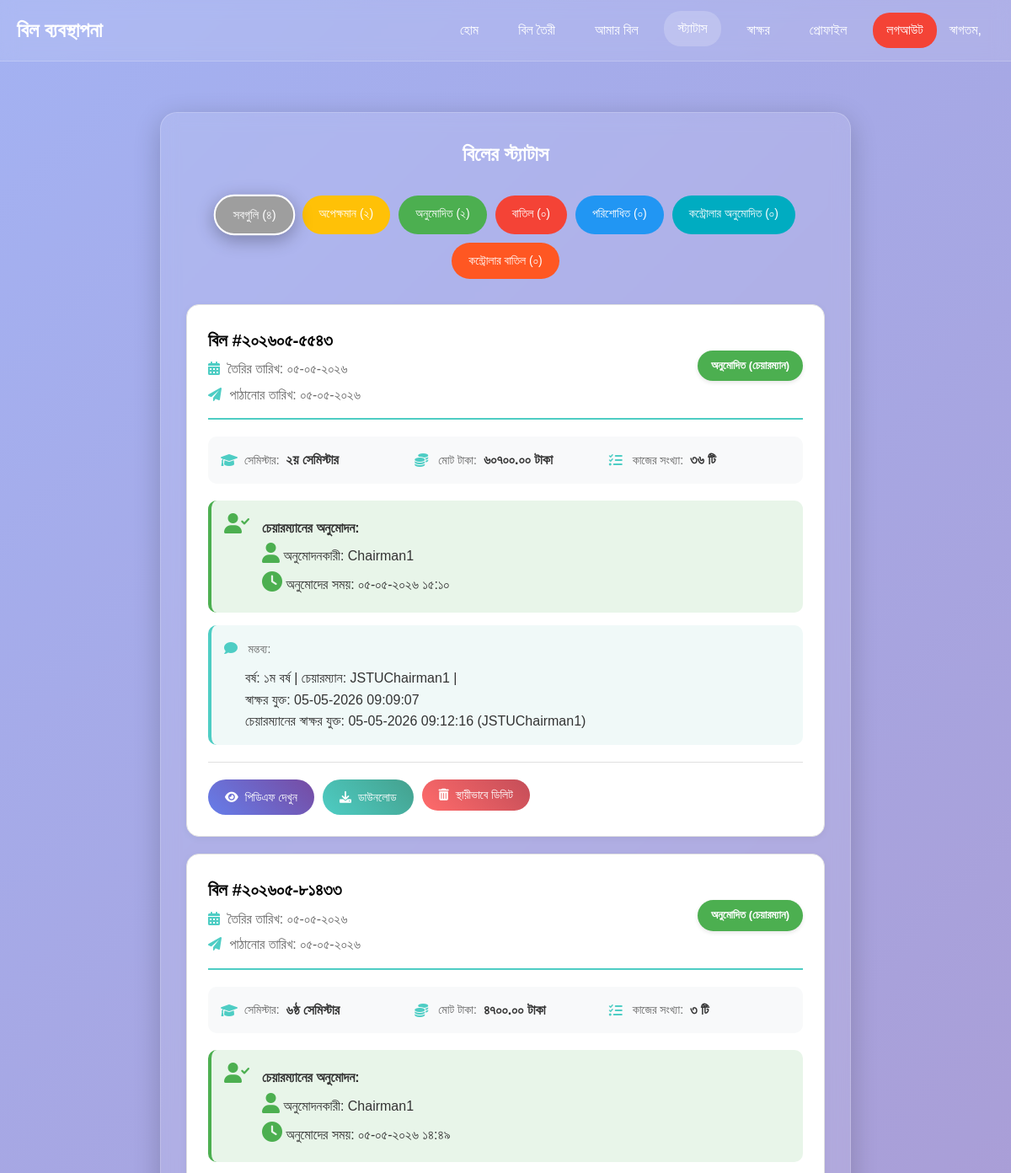
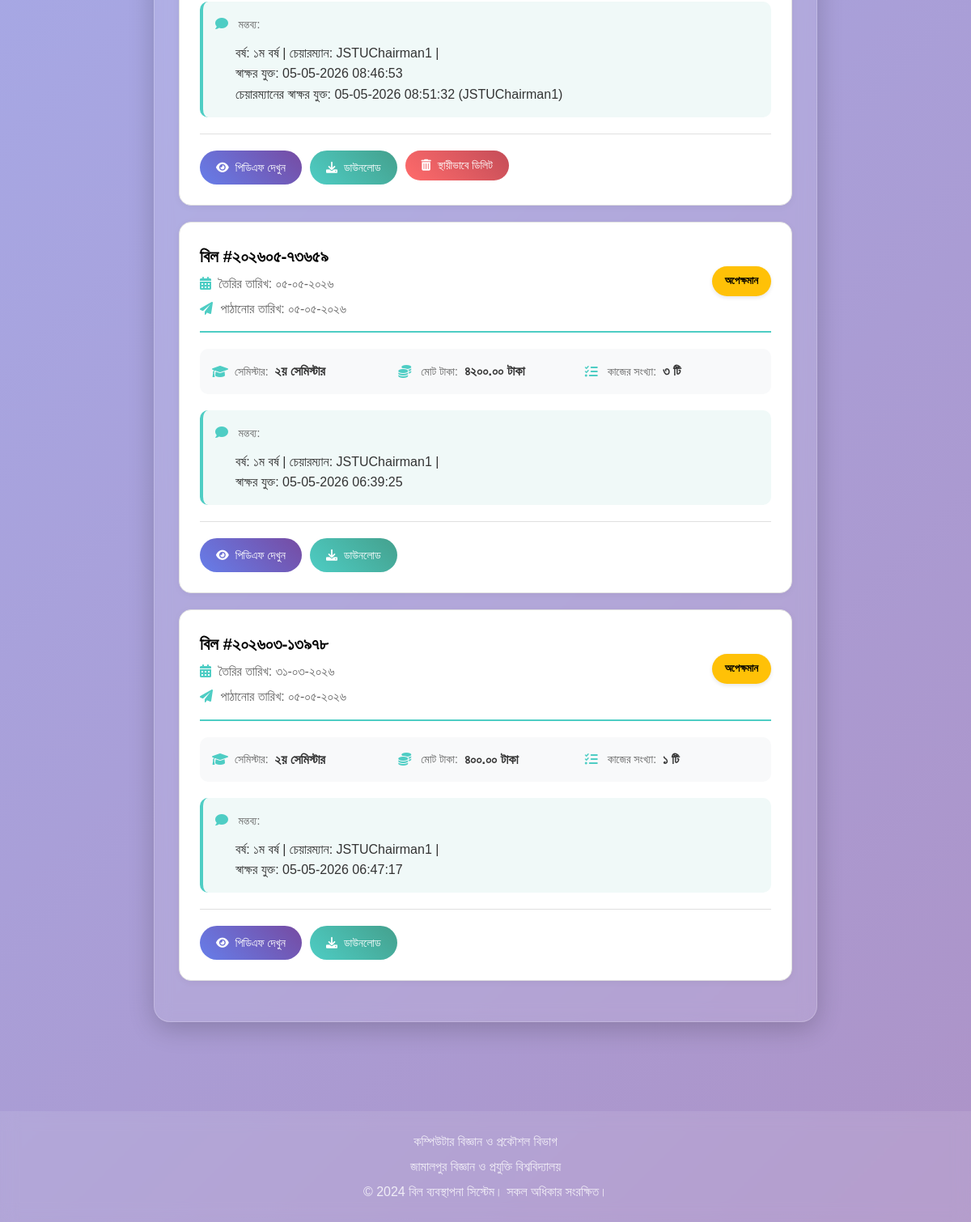
The page /bill-status/ (signed in) on the database as committed earlier (2 pictures, top to bottom).
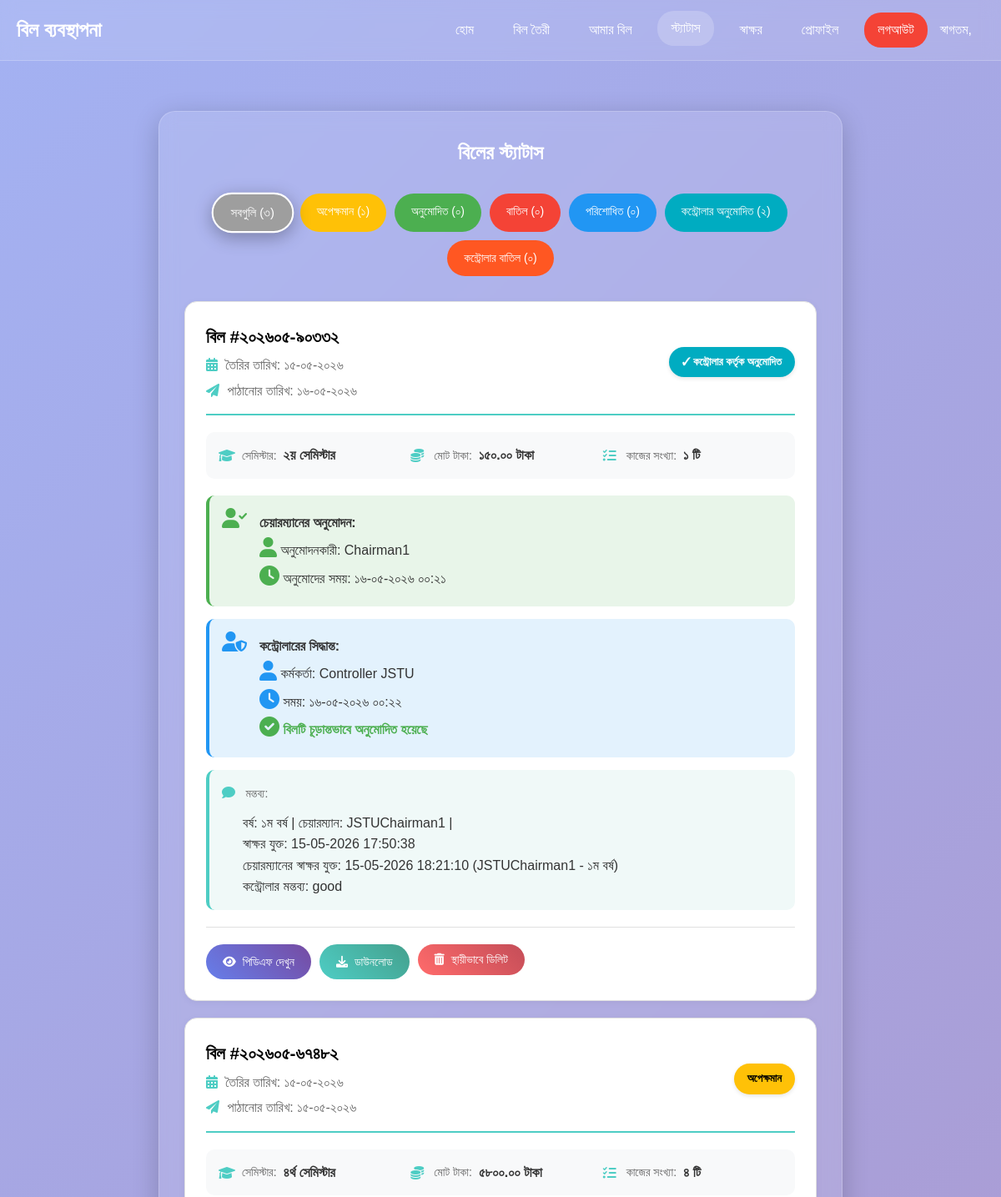
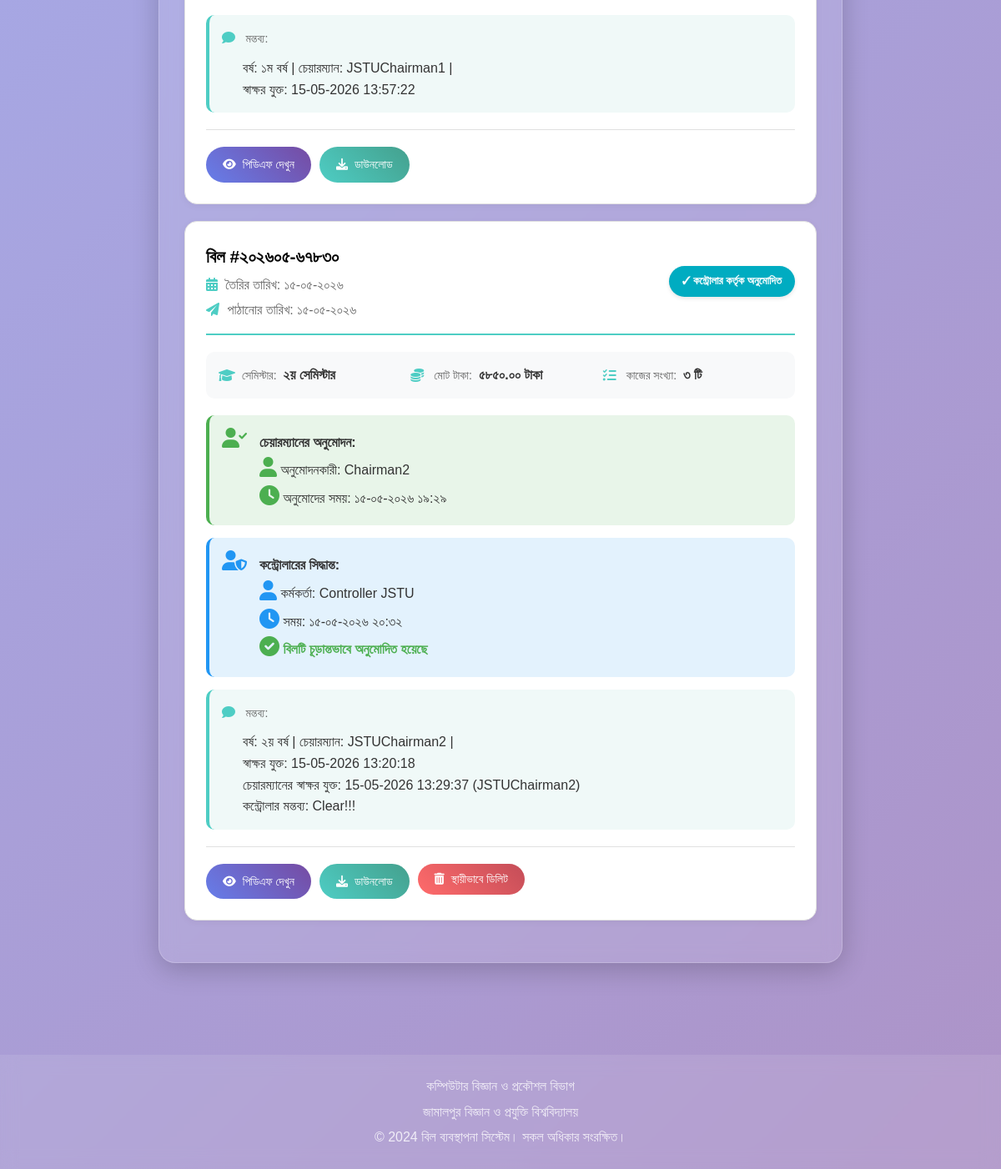
The same page on the database as committed later (2 pictures, top to bottom).
### core/models.py (models this page shows, shortened)
class Bill(models.Model):
    DEGREE_CHOICES = [
        ('honors', 'অনার্স'),
        ('masters', 'মাস্টার্স'),
    ]
    BANK_CHOICES = [
        ('জনতা ব্যাংক', 'জনতা ব্যাংক'),
        ('ডাচ বাংলা ব্যাংক', 'ডাচ বাংলা ব্যাংক'),
        ('সোনালী ব্যাংক', 'সোনালী ব্যাংক'),
        ('ইসলামী ব্যাংক', 'ইসলামী ব্যাংক'),
    ]
    bank_name = models.CharField(max_length=50, choices=BANK_CHOICES, blank=True, null=True,
                                 verbose_name='ব্যাংকের নাম')
    bank_branch = models.CharField(max_length=100, blank=True, null=True, verbose_name='শাখা')
    account_number = models.CharField(max_length=50, blank=True, null=True, verbose_name='একাউন্ট নাম্বার')
    routing_number = models.CharField(max_length=50, blank=True, null=True, verbose_name='রাউটিং নাম্বার')
    SEMESTER_CHOICES = [
        ('১ম সেমিস্টার', '১ম সেমিস্টার'),
        ('২য় সেমিস্টার', '২য় সেমিস্টার'),
        ('৩য় সেমিস্টার', '৩য় সেমিস্টার'),
        ('৪র্থ সেমিস্টার', '৪র্থ সেমিস্টার'),
        ('৫ম সেমিস্টার', '৫ম সেমিস্টার'),
        ('৬ষ্ঠ সেমিস্টার', '৬ষ্ঠ সেমিস্টার'),
        ('৭ম সেমিস্টার', '৭ম সেমিস্টার'),
        ('৮ম সেমিস্টার', '৮ম সেমিস্টার'),
        ('মাস্টার্স', 'মাস্টার্স')
    ]
    STATUS_CHOICES = [
        ('draft', 'Draft'),
        ('pending', 'Pending'),
        ('approved', 'Approved'),
        ('rejected', 'Rejected'),
        ('paid', 'Paid'),
        ('sent_to_controller', 'Sent to Controller'),
        ('approved_by_controller', 'Approved by Controller'),
        ('rejected_by_controller', 'Rejected by Controller'),
    ]
    bill_number = models.CharField(max_length=50, unique=True, verbose_name='বিল নম্বর')
    voucher_number = models.CharField(max_length=50, unique=True, verbose_name='ভাউচার নম্বর')
    user = models.ForeignKey(User, on_delete=models.CASCADE, verbose_name='ব্যবহারকারী')
    semester = models.CharField(max_length=20, choices=SEMESTER_CHOICES, verbose_name='সেমিস্টার')
    department = models.CharField(max_length=100, default='কম্পিউটার বিজ্ঞান এবং প্রকৌশল', verbose_name='বিভাগ')
    bangla_date = models.CharField(max_length=50, verbose_name='বাংলা তারিখ')
    total_amount = models.DecimalField(max_digits=10, decimal_places=2, default=0, verbose_name='মোট টাকা')
    status = models.CharField(
        max_length=30,  # Changed from 20 to 30
        choices=STATUS_CHOICES,
        default='pending',
        verbose_name='স্ট্যাটাস'
    )
    approved_by = models.ForeignKey(
        User,
        on_delete=models.SET_NULL,
        null=True,
        blank=True,
        related_name='approved_bills',
        verbose_name='অনুমোদনকারী'
    )
    approved_at = models.DateTimeField(null=True, blank=True, verbose_name='অনুমোদনের সময়')
    remarks = models.TextField(blank=True, null=True, verbose_name='মন্তব্য')
    created_at = models.DateTimeField(auto_now_add=True)
    updated_at = models.DateTimeField(auto_now=True)
    is_hidden_from_chairman = models.BooleanField(default=False, verbose_name='চেয়ারম্যানের কাছে লুকানো')
    sent_at = models.DateTimeField(null=True, blank=True, verbose_name='পাঠানোর সময়')
    degree_type = models.CharField(max_length=10, choices=DEGREE_CHOICES, default='honors', verbose_name='ডিগ্রির ধরণ')
    user_signature_added = models.BooleanField(default=False, verbose_name='ব্যবহারকারীর স্বাক্ষর যুক্ত হয়েছে')
    chairman_signature_added = models.BooleanField(default=False, verbose_name='চেয়ারম্যানের স্বাক্ষর যুক্ত হয়েছে')
    sent_to_controller_at = models.DateTimeField(null=True, blank=True, verbose_name='কন্ট্রোলে পাঠানোর সময়')
    controller_approved_at = models.DateTimeField(null=True, blank=True, verbose_name='কন্ট্রোলার অনুমোদনের সময়')
    controller_approved_by = models.ForeignKey(
        User,
        on_delete=models.SET_NULL,
        null=True,
        blank=True,
        related_name='controller_approved_bills',
        verbose_name='কন্ট্রোলার অনুমোদনকারী'
    )
    class Meta:
        ordering = ['-created_at']
        verbose_name = 'বিল'
        verbose_name_plural = 'বিলগুলি'

### core/views.py (the view)
# urls.py: path('bill-status/', views.bill_status, name='bill_status'),
@login_required
def bill_status(request):
    if request.user.profile.user_type in ['চেয়ারম্যান', 'অফিস সহকারী', 'কন্ট্রোলার']:
        bills_list = Bill.objects.exclude(status='draft').exclude(is_hidden_from_chairman=True).order_by('-created_at')
    else:
        bills_list = Bill.objects.filter(user=request.user).exclude(status='draft').order_by('-created_at')
    if request.user.profile.user_type in ['চেয়ারম্যান', 'অফিস সহকারী', 'কন্ট্রোলার']:
        pending_count = Bill.objects.exclude(is_hidden_from_chairman=True).filter(status='pending').count()
        approved_count = Bill.objects.exclude(is_hidden_from_chairman=True).filter(status='approved').count()
        rejected_count = Bill.objects.exclude(is_hidden_from_chairman=True).filter(status='rejected').count()
        paid_count = Bill.objects.exclude(is_hidden_from_chairman=True).filter(status='paid').count()
        approved_by_controller_count = Bill.objects.exclude(is_hidden_from_chairman=True).filter(status='approved_by_controller').count()
        rejected_by_controller_count = Bill.objects.exclude(is_hidden_from_chairman=True).filter(status='rejected_by_controller').count()
    else:
        pending_count = Bill.objects.filter(user=request.user, status='pending').count()
        approved_count = Bill.objects.filter(user=request.user, status='approved').count()
        rejected_count = Bill.objects.filter(user=request.user, status='rejected').count()
        paid_count = Bill.objects.filter(user=request.user, status='paid').count()
        approved_by_controller_count = Bill.objects.filter(user=request.user, status='approved_by_controller').count()
        rejected_by_controller_count = Bill.objects.filter(user=request.user, status='rejected_by_controller').count()
    status_filter = request.GET.get('status', '')
    if status_filter:
        bills_list = bills_list.filter(status=status_filter)
    paginator = Paginator(bills_list, 10)
    page_number = request.GET.get('page')
    page_obj = paginator.get_page(page_number)
    context = {
        'bills': page_obj,
        'pending_count': pending_count,
        'approved_count': approved_count,
        'rejected_count': rejected_count,
        'paid_count': paid_count,
        'approved_by_controller_count': approved_by_controller_count,
        'rejected_by_controller_count': rejected_by_controller_count,
        'current_filter': status_filter,
    }
    return render(request, 'core/status.html', context)

### core/templatetags/bangla_number.py (called while the page is built)
@register.filter
def bangla_number(value):
    try:
        return str(value).translate(english_to_bangla_digits)
    except Exception:
        return value

### templates/core/status.html (shortened to what the changed rows need)
{% extends 'base.html' %}
{% load static %}
{% load bangla_number %}
{% block content %}
<div class="container">
    <div class="glass-card">
        <h2 style="text-align: center; color: white; margin-bottom: 30px;">বিলের স্ট্যাটাস</h2>
        <div class="status-filter">
            <a href="{% url 'bill_status' %}" class="filter-btn {% if not request.GET.status %}active{% endif %}" style="background: #9E9E9E;">সবগুলি ({{ pending_count|add:approved_count|add:rejected_count|add:paid_count|add:approved_by_controller_count|add:rejected_by_controller_count|bangla_number }})</a>
            <a href="?status=pending" class="filter-btn {% if request.GET.status == 'pending' %}active{% endif %}" style="background: #FFC107;">অপেক্ষমান ({{ pending_count|bangla_number }})</a>
            <a href="?status=approved" class="filter-btn {% if request.GET.status == 'approved' %}active{% endif %}" style="background: #4CAF50;">অনুমোদিত ({{ approved_count|bangla_number }})</a>
            <a href="?status=rejected" class="filter-btn {% if request.GET.status == 'rejected' %}active{% endif %}" style="background: #F44336;">বাতিল ({{ rejected_count|bangla_number }})</a>
            <a href="?status=paid" class="filter-btn {% if request.GET.status == 'paid' %}active{% endif %}" style="background: #2196F3;">পরিশোধিত ({{ paid_count|bangla_number }})</a>
            <a href="?status=approved_by_controller" class="filter-btn {% if request.GET.status == 'approved_by_controller' %}active{% endif %}" style="background: #00ACC1;">কন্ট্রোলার অনুমোদিত ({{ approved_by_controller_count|default:0|bangla_number }})</a>
            <a href="?status=rejected_by_controller" class="filter-btn {% if request.GET.status == 'rejected_by_controller' %}active{% endif %}" style="background: #FF5722;">কন্ট্রোলার বাতিল ({{ rejected_by_controller_count|default:0|bangla_number }})</a>
        </div>
        <div id="bills-container">
            {% for bill in bills %}
            <div class="status-card" data-status="{{ bill.status }}">
                <div class="status-header">
                    <div>
                        <h3 style="color: #000000; margin: 0;">বিল #{{ bill.bill_number|bangla_number }}</h3>
                        <p style="color: #666; margin: 5px 0 0 0;">
                            <i class="fas fa-calendar-alt"></i> তৈরির তারিখ: {{ bill.created_at|date:"d-m-Y"|bangla_number }}
                        </p>
                        {% if bill.sent_at %}
                        <p style="color: #666; margin: 5px 0 0 0;">
                            <i class="fas fa-paper-plane"></i> পাঠানোর তারিখ: {{ bill.sent_at|date:"d-m-Y"|bangla_number }}
                        </p>
                        {% endif %}
                    </div>
                    <span class="status-badge status-{{ bill.status }}">
                        {% if bill.status == 'pending' %}অপেক্ষমান
                        {% elif bill.status == 'approved' %}অনুমোদিত (চেয়ারম্যান)
                        {% elif bill.status == 'rejected' %}বাতিল (চেয়ারম্যান)
                        {% elif bill.status == 'paid' %}পরিশোধিত
                        {% elif bill.status == 'draft' %}খসড়া
                        {% elif bill.status == 'sent_to_controller' %}কন্ট্রোলারে প্রেরিত
                        {% elif bill.status == 'approved_by_controller' %}✓ কন্ট্রোলার কর্তৃক অনুমোদিত
                        {% elif bill.status == 'rejected_by_controller' %}✗ কন্ট্রোলার কর্তৃক বাতিল
                        {% endif %}
                    </span>
                </div>
                <div class="bill-details-grid">
                    <div class="detail-item">
                        <i class="fas fa-graduation-cap"></i>
                        <span class="detail-label">সেমিস্টার:</span>
                        <span class="detail-value">{{ bill.semester }}</span>
                    </div>
                    <div class="detail-item">
                        <i class="fas fa-coins"></i>
                        <span class="detail-label">মোট টাকা:</span>
                        <span class="detail-value">{{ bill.total_amount|bangla_number }} টাকা</span>
                    </div>
                    <div class="detail-item">
                        <i class="fas fa-tasks"></i>
                        <span class="detail-label">কাজের সংখ্যা:</span>
                        <span class="detail-value">{{ bill.tasks.count|bangla_number }} টি</span>
                    </div>
                </div>
                {% if bill.approved_by %}
                <div class="approval-info chairman-approval">
                    <i class="fas fa-user-check"></i>
                    <div>
                        <p><strong>চেয়ারম্যানের অনুমোদন:</strong></p>
                        <p><i class="fas fa-user"></i> অনুমোদনকারী: {{ bill.approved_by.get_full_name|default:bill.approved_by.username }}</p>
                        <p><i class="fas fa-clock"></i> অনুমোদের সময়: {{ bill.approved_at|date:"d-m-Y H:i"|bangla_number }}</p>
                    </div>
                </div>
                {% endif %}
                {% if bill.controller_approved_by %}
                <div class="approval-info controller-approval">
                    <i class="fas fa-user-shield"></i>
                    <div>
                        <p><strong>কন্ট্রোলারের সিদ্ধান্ত:</strong></p>
                        <p><i class="fas fa-user"></i> কর্মকর্তা: {{ bill.controller_approved_by.get_full_name|default:bill.controller_approved_by.username }}</p>
                        <p><i class="fas fa-clock"></i> সময়: {{ bill.controller_approved_at|date:"d-m-Y H:i"|bangla_number }}</p>
                        {% if bill.status == 'approved_by_controller' %}
                        <p><i class="fas fa-check-circle" style="color: #4CAF50;"></i> <strong style="color: #4CAF50;">বিলটি চূড়ান্তভাবে অনুমোদিত হয়েছে</strong></p>
                        {% elif bill.status == 'rejected_by_controller' %}
                        <p><i class="fas fa-times-circle" style="color: #F44336;"></i> <strong style="color: #F44336;">বিলটি চূড়ান্তভাবে বাতিল করা হয়েছে</strong></p>
                        {% endif %}
                    </div>
                </div>
                {% endif %}
                {% if bill.remarks %}
                <div class="remarks-section">
                    <i class="fas fa-comment"></i>
                    <span class="detail-label">মন্তব্য:</span>
                    <p>{{ bill.remarks|linebreaksbr }}</p>
                </div>
                {% endif %}
                <div class="status-actions">
                    <a href="{% url 'view_bill_pdf' bill.id %}" class="btn btn-view" target="_blank">
                        <i class="fas fa-eye"></i> পিডিএফ দেখুন
                    </a>
                    <a href="{% url 'download_bill' bill.id %}" class="btn btn-download">
                        <i class="fas fa-download"></i> ডাউনলোড
                    </a>
                    {% if request.user == bill.user %}
                        {% if bill.status == 'rejected' or bill.status == 'approved' or bill.status == 'rejected_by_controller' or bill.status == 'approved_by_controller' %}
                        <form method="post" action="{% url 'delete_bill' bill.id %}" style="display: inline;"
                              onsubmit="return confirmDeleteBill('{{ bill.bill_number }}', '{{ bill.status }}');">
                            <button type="submit" class="btn btn-delete">
                                <i class="fas fa-trash-alt"></i> স্থায়ীভাবে ডিলিট
                            </button>
                        </form>
                        {% endif %}
                    {% endif %}
                </div>
            </div>
            {% endfor %}
        </div>
    </div>
</div>
<link rel="stylesheet" href="https://cdnjs.cloudflare.com/ajax/libs/font-awesome/6.0.0/css/all.min.css">
{% endblock %}

Rows that differ between the two databases and show on the page:
removed Bill: bill_number|bangla_number "২০২৬০৫-৫৫৪৩", created_at|bangla_number "০৫-০৫-২০২৬", sent_at|bangla_number "০৫-০৫-২০২৬", status "অনুমোদিত (চেয়ারম্যান)", semester "২য় সেমিস্টার", total_amount|bangla_number "৬০৭০০.০০", tasks.count|bangla_number "৩৬", approved_by.get_full_name "Chairman1", approved_at|bangla_number "০৫-০৫-২০২৬ ১৫:১০", remarks "বর্ষ: ১ম বর্ষ | চেয়ারম্যান: JSTUChairman1 | স্বাক্ষর যুক্ত: 05-05-2026 09:09:07 চেয়ারম্যানের স্বাক্ষর যুক্ত: 05-05-2026 09:12:16 (JSTUChairman1)"
removed Bill: bill_number|bangla_number "২০২৬০৫-৮১৪৩৩", created_at|bangla_number "০৫-০৫-২০২৬", sent_at|bangla_number "০৫-০৫-২০২৬", status "অনুমোদিত (চেয়ারম্যান)", semester "৬ষ্ঠ সেমিস্টার", total_amount|bangla_number "৪৭০০.০০", tasks.count|bangla_number "৩", approved_by.get_full_name "Chairman1", approved_at|bangla_number "০৫-০৫-২০২৬ ১৪:৪৯", remarks "বর্ষ: ১ম বর্ষ | চেয়ারম্যান: JSTUChairman1 | স্বাক্ষর যুক্ত: 05-05-2026 08:46:53 চেয়ারম্যানের স্বাক্ষর যুক্ত: 05-05-2026 08:51:32 (JSTUChairman1)"
removed Bill: bill_number|bangla_number "২০২৬০৫-৭৩৬৫৯", created_at|bangla_number "০৫-০৫-২০২৬", sent_at|bangla_number "০৫-০৫-২০২৬", status "অপেক্ষমান", semester "২য় সেমিস্টার", total_amount|bangla_number "৪২০০.০০", tasks.count|bangla_number "৩", remarks "বর্ষ: ১ম বর্ষ | চেয়ারম্যান: JSTUChairman1 | স্বাক্ষর যুক্ত: 05-05-2026 06:39:25"
removed Bill: bill_number|bangla_number "২০২৬০৩-১৩৯৭৮", created_at|bangla_number "৩১-০৩-২০২৬", sent_at|bangla_number "০৫-০৫-২০২৬", status "অপেক্ষমান", semester "২য় সেমিস্টার", total_amount|bangla_number "৪০০.০০", tasks.count|bangla_number "১", remarks "বর্ষ: ১ম বর্ষ | চেয়ারম্যান: JSTUChairman1 | স্বাক্ষর যুক্ত: 05-05-2026 06:47:17"
added Bill: bill_number|bangla_number "২০২৬০৫-৯০৩৩২", created_at|bangla_number "১৫-০৫-২০২৬", sent_at|bangla_number "১৬-০৫-২০২৬", shows "✓ কন্ট্রোলার কর্তৃক অনুমোদিত", semester "২য় সেমিস্টার", total_amount|bangla_number "১৫০.০০", tasks.count|bangla_number "১", approved_by.get_full_name "Chairman1", approved_at|bangla_number "১৬-০৫-২০২৬ ০০:২১", controller_approved_by.get_full_name "Controller JSTU", controller_approved_at|bangla_number "১৬-০৫-২০২৬ ০০:২২", shows "বিলটি চূড়ান্তভাবে অনুমোদিত হয়েছে", remarks "বর্ষ: ১ম বর্ষ | চেয়ারম্যান: JSTUChairman1 | স্বাক্ষর যুক্ত: 15-05-2026 17:50:38 চেয়ারম্যানের স্বাক্ষর যুক্ত: 15-05-2026 18:21:10 (JSTUChairman1 - ১ম বর্ষ) কন্ট্রোলার মন্তব্য: good"
added Bill: bill_number|bangla_number "২০২৬০৫-৬৭৪৮২", created_at|bangla_number "১৫-০৫-২০২৬", sent_at|bangla_number "১৫-০৫-২০২৬", status "অপেক্ষমান", semester "৪র্থ সেমিস্টার", total_amount|bangla_number "৫৮০০.০০", tasks.count|bangla_number "৪", remarks "বর্ষ: ১ম বর্ষ | চেয়ারম্যান: JSTUChairman1 | স্বাক্ষর যুক্ত: 15-05-2026 13:57:22"
added Bill: bill_number|bangla_number "২০২৬০৫-৬৭৮৩০", created_at|bangla_number "১৫-০৫-২০২৬", sent_at|bangla_number "১৫-০৫-২০২৬", shows "✓ কন্ট্রোলার কর্তৃক অনুমোদিত", semester "২য় সেমিস্টার", total_amount|bangla_number "৫৮৫০.০০", tasks.count|bangla_number "৩", approved_by.get_full_name "Chairman2", approved_at|bangla_number "১৫-০৫-২০২৬ ১৯:২৯", controller_approved_by.get_full_name "Controller JSTU", controller_approved_at|bangla_number "১৫-০৫-২০২৬ ২০:৩২", shows "বিলটি চূড়ান্তভাবে অনুমোদিত হয়েছে", remarks "বর্ষ: ২য় বর্ষ | চেয়ারম্যান: JSTUChairman2 | স্বাক্ষর যুক্ত: 15-05-2026 13:20:18 চেয়ারম্যানের স্বাক্ষর যুক্ত: 15-05-2026 13:29:37 (JSTUChairman2) কন্ট্রোলার মন্তব্য: Clear!!!"
Other text that changed with them:
{{ pending_count|bangla_number }}: "২" → "১"
{{ approved_count|bangla_number }}: "২" → "০"
{{ approved_by_controller_count|default:0|bangla_number }}: "০" → "২"
text no longer shown: "৪"
text now shown: "৩"
